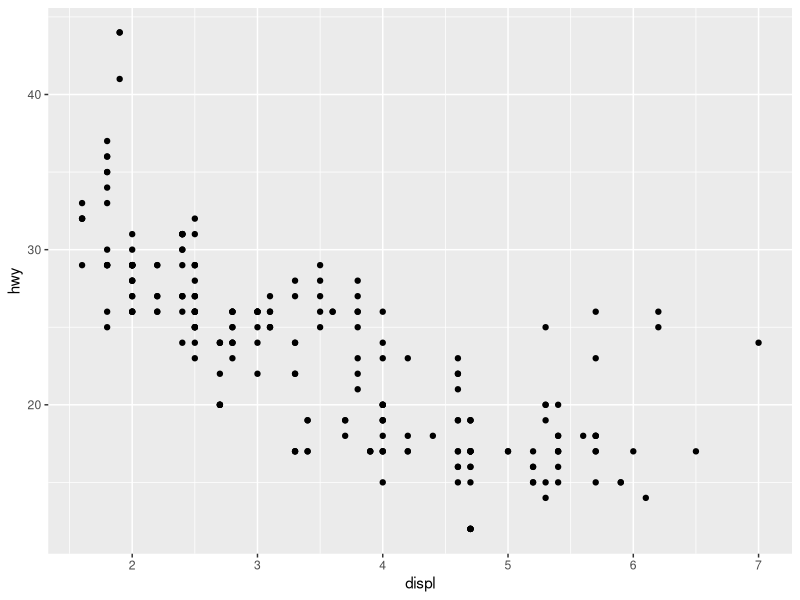
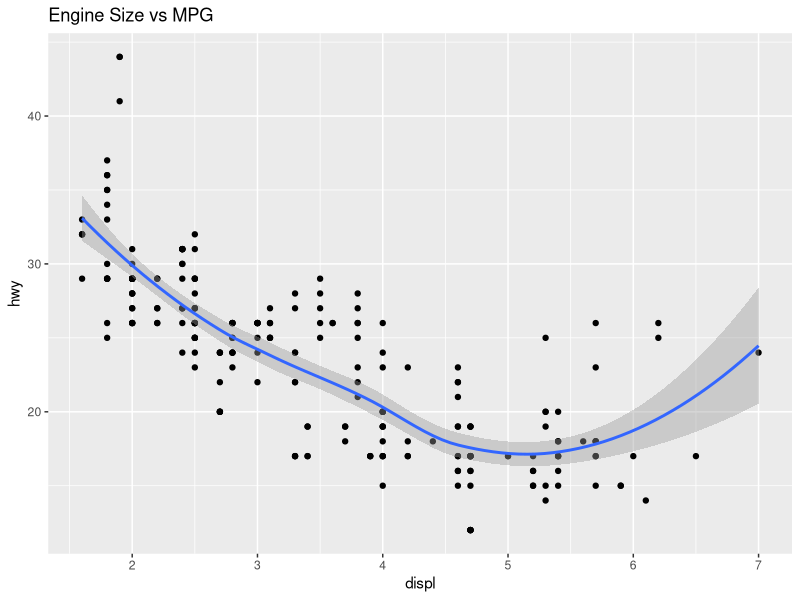
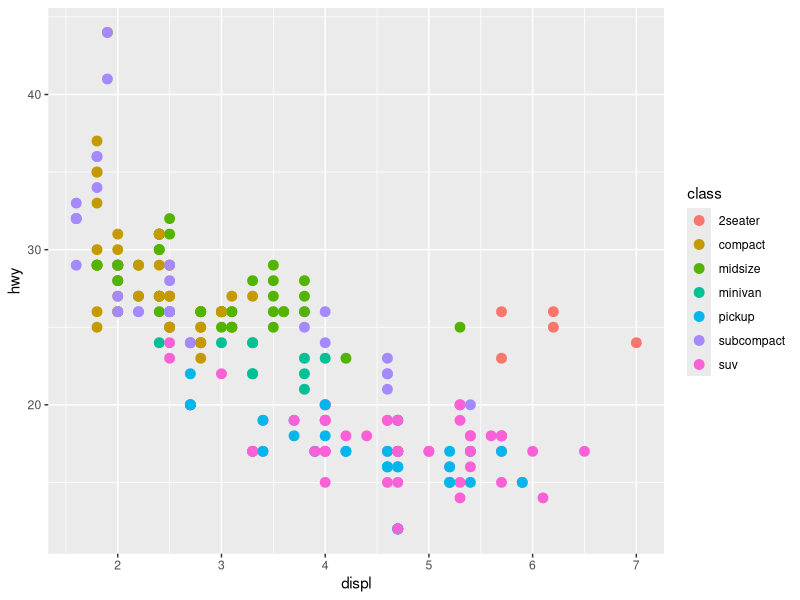
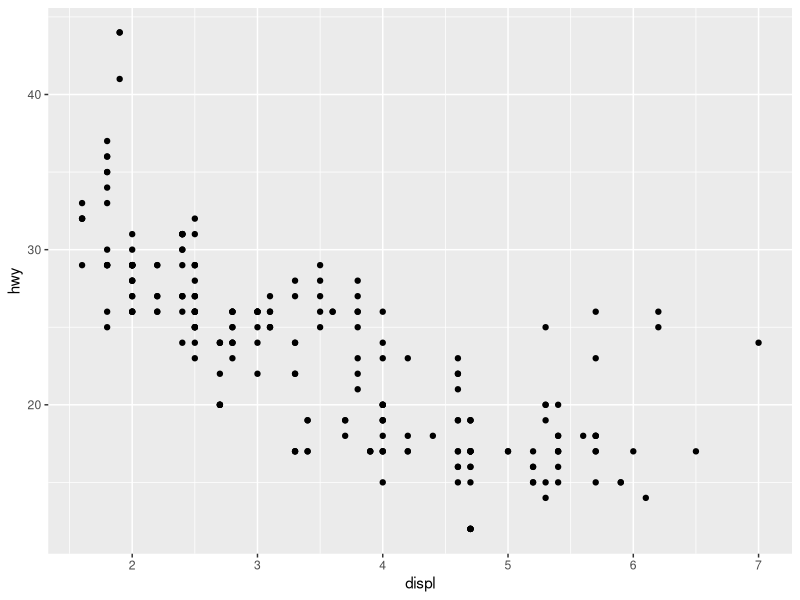
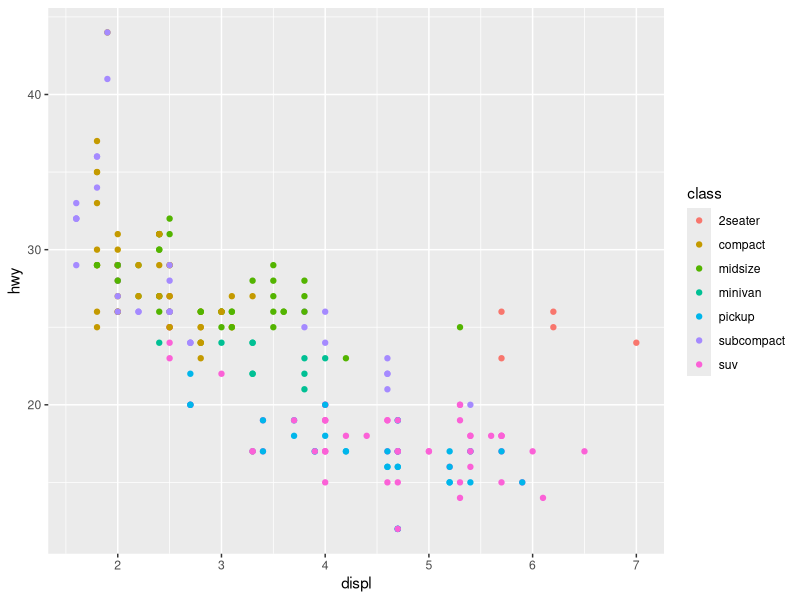
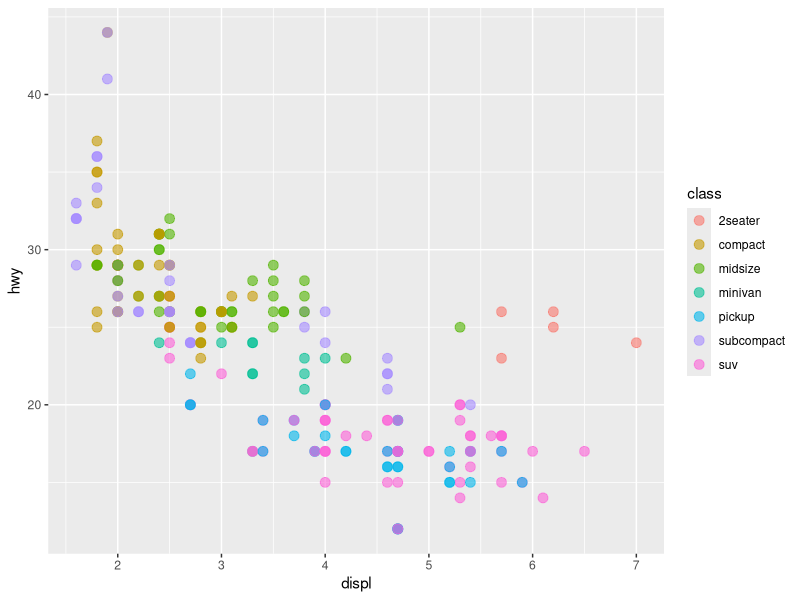
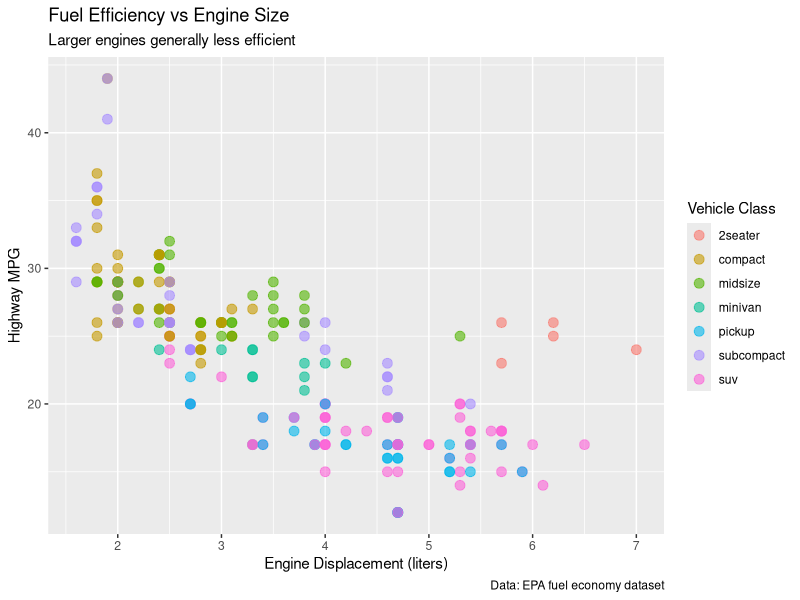
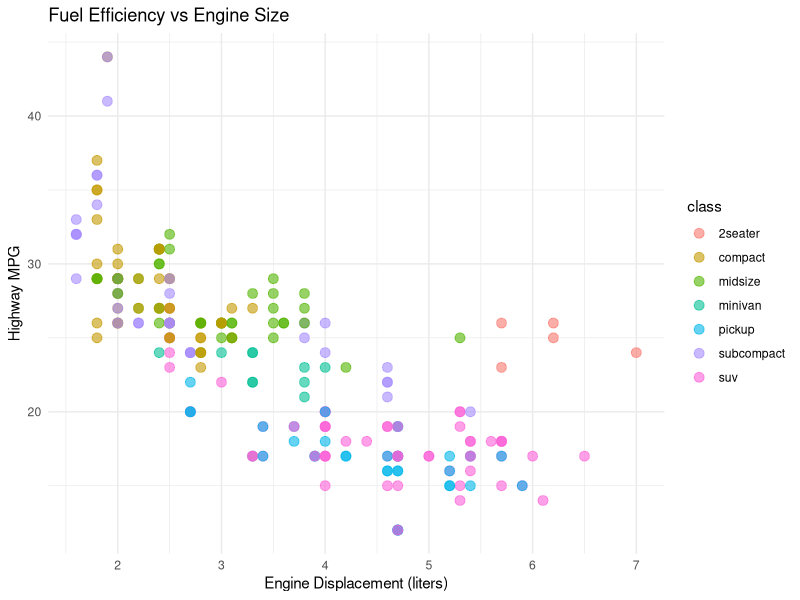

Write the R code that produced these figures, in order.
## ---- chunk 1
library(tidyverse)
ggplot(data = mpg, 
       aes(x = displ, y = hwy)) +
  geom_point()
## ---- chunk 2
library(tidyverse)
ggplot(mpg) +                    # 1. Data
  aes(x = displ, y = hwy) +      # 2. Aesthetics
  geom_point() +                 # 3. Geometry
  geom_smooth() +                # Add another layer
  labs(title = "Engine Size vs MPG")  # Labels
## ---- chunk 3
library(tidyverse)
# Mapping vs Setting
ggplot(mpg, aes(x = displ, 
                y = hwy,
                color = class)) +  # Mapped
  geom_point(size = 3)  # Set (all points)

# Color maps from data
# Size is fixed at 3
## ---- chunk 4
# Simple scatter plot
ggplot(mpg, aes(x = displ, y = hwy)) +
  geom_point()

# Add color by class
ggplot(mpg, aes(x = displ, y = hwy, color = class)) +
  geom_point()

# Customize point size and transparency
ggplot(mpg, aes(x = displ, y = hwy, color = class)) +
  geom_point(size = 3, alpha = 0.6)

# Add labels and title
ggplot(mpg, aes(x = displ, y = hwy, color = class)) +
  geom_point(size = 3, alpha = 0.6) +
  labs(
    title = "Fuel Efficiency vs Engine Size",
    subtitle = "Larger engines generally less efficient",
    x = "Engine Displacement (liters)",
    y = "Highway MPG",
    color = "Vehicle Class",
    caption = "Data: EPA fuel economy dataset"
  )

# Apply a theme
ggplot(mpg, aes(x = displ, y = hwy, color = class)) +
  geom_point(size = 3, alpha = 0.6) +
  labs(title = "Fuel Efficiency vs Engine Size",
       x = "Engine Displacement (liters)",
       y = "Highway MPG") +
  theme_minimal()
## ---- chunk 5
# Add smooth curve
ggplot(mpg, aes(x = displ, y = hwy)) +
  geom_point(alpha = 0.5) +
  geom_smooth()  # Default: LOESS

## ---- chunk 6
# Without confidence interval
ggplot(mpg, aes(x = displ, y = hwy)) +
  geom_point(alpha = 0.5) +
  geom_smooth(se = FALSE)
## ---- chunk 7
# Customize smooth appearance
ggplot(mpg, aes(x = displ, y = hwy)) +
  geom_point(alpha = 0.5) +
  geom_smooth(
    color = "red",
    linewidth = 1.5,
    se = TRUE,
    alpha = 0.2
  )
## ---- chunk 8
library(tidyverse)

# Add linear regression
ggplot(mpg, aes(x = displ, y = hwy)) +
  geom_point(alpha = 0.5) +
  geom_smooth(method = "lm")
## ---- chunk 9
# Linear model per group
ggplot(mpg, aes(x = displ, y = hwy,
                color = drv)) +
  geom_point() +
  geom_smooth(method = "lm", se = FALSE)
## ---- chunk 10
# Add smooth curve
ggplot(mpg, aes(x = displ, y = hwy)) +
  geom_point(alpha = 0.5) +
  geom_smooth()  # Default: LOESS

## ---- chunk 11
# Without confidence interval
ggplot(mpg, aes(x = displ, y = hwy)) +
  geom_point(alpha = 0.5) +
  geom_smooth(se = FALSE)
## ---- chunk 12
# Customize smooth appearance
ggplot(mpg, aes(x = displ, y = hwy)) +
  geom_point(alpha = 0.5) +
  geom_smooth(
    color = "red",
    linewidth = 1.5,
    se = TRUE,
    alpha = 0.2
  )
## ---- chunk 13
# 1. Straight line through data points (ordered by x)
ggplot(mpg %>% filter(manufacturer == "audi"), 
       aes(x = year, y = hwy)) +
  geom_line(aes(group = model)) +
  geom_point()

# 2. Linear regression line (lm)
ggplot(mpg, aes(x = displ, y = hwy)) +
  geom_point() +
  geom_smooth(method = "lm",      # Linear model
              se = TRUE,           # Show confidence interval
              color = "blue",
              fill = "lightblue")

# 3. LOESS smooth (local regression - default)
ggplot(mpg, aes(x = displ, y = hwy)) +
  geom_point() +
  geom_smooth(method = "loess",   # Local regression
              span = 0.75,         # Smoothness (0.1-1)
              se = TRUE)

# 4. GAM (Generalized Additive Model)
ggplot(mpg, aes(x = displ, y = hwy)) +
  geom_point() +
  geom_smooth(method = "gam",     # More flexible curves
              formula = y ~ s(x, bs = "cs"))

# 5. Polynomial regression
ggplot(mpg, aes(x = displ, y = hwy)) +
  geom_point() +
  geom_smooth(method = "lm",
              formula = y ~ poly(x, 2))  # Quadratic

# 6. Reference lines (horizontal, vertical, diagonal)
ggplot(mpg, aes(x = cty, y = hwy)) +
  geom_point() +
  geom_abline(intercept = 0, slope = 1, # Diagonal: y = x
              linetype = "dashed", 
              color = "red") +
  geom_hline(yintercept = mean(mpg$hwy),  # Horizontal
             linetype = "dotted", 
             color = "blue") +
  geom_vline(xintercept = mean(mpg$cty),  # Vertical
             linetype = "dotdash", 
             color = "green")
## ---- chunk 14
# Available linetypes
df <- data.frame(
  x = 1:10,
  y = rep(1:6, length.out = 10)
)

ggplot(mpg, aes(x = displ, y = hwy)) +
  geom_point(alpha = 0.3) +
  geom_smooth(
    method = "lm", 
    linetype = "solid"
  )

# Options for linetype:
# "solid" (or 1)
# "dashed" (or 2)
# "dotted" (or 3)
# "dotdash" (or 4)
# "longdash" (or 5)
# "twodash" (or 6)

# Example with multiple lines
ggplot(mpg, aes(x = displ, y = hwy, 
                color = drv)) +
  geom_point() +
  geom_smooth(method = "lm", 
              se = FALSE,
              aes(linetype = drv))
## ---- chunk 15
# Control line appearance
ggplot(mpg, aes(x = displ, y = hwy)) +
  geom_point(alpha = 0.4) +
  geom_smooth(
    method = "lm",
    se = TRUE,
    color = "darkred",      # Line color
    fill = "pink",          # CI fill color
    linewidth = 1.5,        # Line width
    linetype = "dashed",    # Line type
    alpha = 0.3             # CI transparency
  )

# Multiple smooths with different methods
ggplot(mpg, aes(x = displ, y = hwy)) +
  geom_point(alpha = 0.4) +
  geom_smooth(
    method = "lm", 
    se = FALSE,
    color = "blue",
    aes(fill = "Linear")
  ) +
  geom_smooth(
    method = "loess",
    se = FALSE,
    color = "red",
    aes(fill = "LOESS")
  )
## ---- chunk 16
# Facet by one variable
ggplot(mpg, aes(x = displ, y = hwy)) +
  geom_point() +
  geom_smooth(method = "lm", se = FALSE) +
  facet_wrap(~ class)

# Facet by two variables (grid)
ggplot(mpg, aes(x = displ, y = hwy)) +
  geom_point() +
  facet_grid(drv ~ cyl)

# Free scales (each panel has own scale)
ggplot(mpg, aes(x = displ, y = hwy)) +
  geom_point() +
  geom_smooth(method = "lm", se = FALSE) +
  facet_wrap(~ class, scales = "free")

# Facet with different rows/columns
ggplot(mpg, aes(x = displ, y = hwy, color = drv)) +
  geom_point() +
  geom_smooth(method = "lm", se = FALSE) +
  facet_wrap(~ class, ncol = 3) +
  theme_minimal() +
  labs(
    title = "Fuel Efficiency by Vehicle Class",
    x = "Engine Displacement (L)",
    y = "Highway MPG",
    color = "Drive Type"
  )
## ---- chunk 17
# Basic scatter
ggplot(iris, 
       aes(x = Petal.Length, 
           y = Petal.Width,
           color = Species)) +
  geom_point(size = 3, alpha = 0.7)

# Add smooth lines per species
ggplot(iris, 
       aes(x = Petal.Length, 
           y = Petal.Width,
           color = Species)) +
  geom_point(size = 2, alpha = 0.6) +
  geom_smooth(method = "lm", 
              se = TRUE) +
  theme_minimal() +
  labs(
    title = "Iris Petal Dimensions",
    x = "Petal Length (cm)",
    y = "Petal Width (cm)"
  )
## ---- chunk 18
# Sepal vs Petal lengths
ggplot(iris, 
       aes(x = Sepal.Length, 
           y = Petal.Length,
           color = Species,
           shape = Species)) +
  geom_point(size = 3, alpha = 0.7) +
  geom_smooth(method = "lm", 
              se = FALSE,
              linewidth = 1) +
  theme_bw()

## ---- chunk 19
# Box plots - Distribution by group
ggplot(mpg, aes(x = class, y = hwy, fill = class)) +
  geom_boxplot() +
  theme_minimal() +
  theme(axis.text.x = element_text(angle = 45, hjust = 1)) +
  labs(title = "Highway MPG by Vehicle Class")

# Violin plots - Similar to boxplot but shows distribution shape
ggplot(mpg, aes(x = class, y = hwy, fill = class)) +
  geom_violin() +
  geom_jitter(width = 0.2, alpha = 0.3) +
  theme_minimal()

# Histogram - Distribution of a single variable
ggplot(mpg, aes(x = hwy)) +
  geom_histogram(bins = 30, fill = "steelblue", color = "black") +
  theme_minimal() +
  labs(title = "Distribution of Highway MPG")

# Density plot - Smooth version of histogram
ggplot(mpg, aes(x = hwy, fill = drv)) +
  geom_density(alpha = 0.5) +
  theme_minimal() +
  labs(title = "Highway MPG Distribution by Drive Type")

# Bar chart - Counts or values
ggplot(mpg, aes(x = class, fill = drv)) +
  geom_bar(position = "dodge") +
  theme_minimal() +
  theme(axis.text.x = element_text(angle = 45, hjust = 1))
